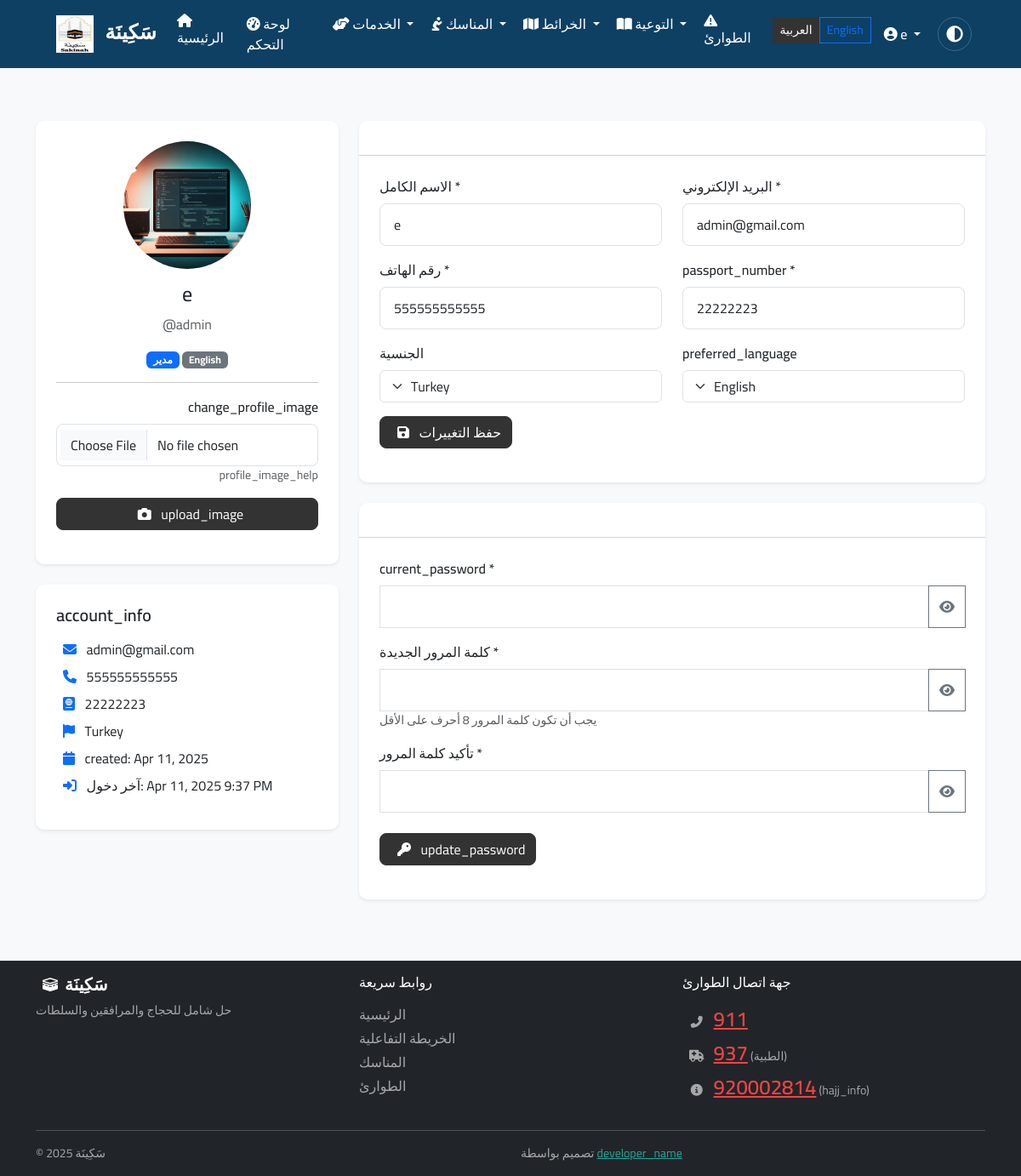
Page /auth/profile.php?lang=ar (signed in) on the committed database.
### tables this page shows
CREATE TABLE `users` (
  `id` int(11) NOT NULL,
  `username` varchar(100) NOT NULL,
  `full_name` varchar(100) NOT NULL,
  `email` varchar(100) NOT NULL,
  `password` varchar(255) NOT NULL,
  `phone` varchar(20) DEFAULT NULL,
  `nationality` varchar(50) DEFAULT NULL,
  `passport_number` varchar(30) DEFAULT NULL,
  `user_type` enum('pilgrim','guardian','authority','admin') NOT NULL DEFAULT 'pilgrim',
  `profile_image` varchar(255) DEFAULT NULL,
  `language` varchar(10) DEFAULT 'en',
  `active` tinyint(1) DEFAULT 1,
  `last_login` datetime DEFAULT NULL,
  `created_at` datetime NOT NULL,
  `updated_at` datetime NOT NULL DEFAULT current_timestamp() ON UPDATE current_timestamp()
);

### auth/profile.php (the view, shortened to what the rows shown need)
<?php
require_once('../includes/functions.php');
$bodyClass = 'bg-light';
include_once('../includes/header.php');
?>
<div class="container py-5">
    <div class="row">
        <div class="col-md-4 mb-4">
            <div class="card shadow-sm">
                <div class="card-body text-center">
                    <?php if (!empty($user['profile_image'])): ?>
                        <img src="<?php echo SITE_URL; ?>/uploads/profiles/<?php echo htmlspecialchars($user['profile_image']); ?>" alt="<?php echo htmlspecialchars($user['full_name']); ?>" class="img-fluid rounded-circle mb-3" style="width: 150px; height: 150px; object-fit: cover;">
                    <?php else: ?>
                        <div class="rounded-circle bg-light d-flex align-items-center justify-content-center mx-auto mb-3" style="width: 150px; height: 150px;">
                            <i class="fas fa-user text-secondary" style="font-size: 5rem;"></i>
                        </div>
                    <?php endif; ?>
                    <h3 class="h4 mb-2"><?php echo htmlspecialchars($user['full_name']); ?></h3>
                    <p class="text-muted mb-3">@<?php echo htmlspecialchars($user['username']); ?></p>
                    <p>
                        <span class="badge bg-primary"><?php echo __($user['user_type']); ?></span>
                        <span class="badge bg-secondary"><?php echo $user['language'] === 'ar' ? 'العربية' : 'English'; ?></span>
                    </p>
                    <hr>
                    <form method="POST" action="" enctype="multipart/form-data" class="text-start">
                        <div class="mb-3">
                        </div>
                        <button type="submit" class="btn btn-primary w-100">
                        </button>
                    </form>
                </div>
            </div>
            <div class="card shadow-sm mt-4">
                <div class="card-body">
                    <ul class="list-unstyled">
                        <li class="mb-2">
                            <i class="fas fa-envelope text-primary me-2"></i> <?php echo htmlspecialchars($user['email']); ?>
                        </li>
                        <li class="mb-2">
                            <i class="fas fa-phone text-primary me-2"></i> <?php echo htmlspecialchars($user['phone']); ?>
                        </li>
                        <li class="mb-2">
                            <i class="fas fa-passport text-primary me-2"></i> <?php echo htmlspecialchars($user['passport_number']); ?>
                        </li>
                        <li class="mb-2">
                            <i class="fas fa-flag text-primary me-2"></i> <?php echo htmlspecialchars($user['nationality']); ?>
                        </li>
                        <li class="mb-2">
                            <i class="fas fa-calendar text-primary me-2"></i> <?php echo __('created'); ?>: <?php echo date('M j, Y', strtotime($user['created_at'])); ?>
                        </li>
                        <?php if ($user['last_login']): ?>
                        <li>
                            <i class="fas fa-sign-in-alt text-primary me-2"></i> <?php echo __('last_login'); ?>: <?php echo date('M j, Y g:i A', strtotime($user['last_login'])); ?>
                        </li>
                        <?php endif; ?>
                    </ul>
                </div>
            </div>
        </div>
        <div class="col-md-8">
            <div class="card shadow-sm mb-4">
                <div class="card-body">
                    <form method="POST" action="">
                        <div class="row">
                            <div class="col-md-6 mb-3">
                                <label for="full_name" class="form-label"><?php echo __('full_name'); ?> *</label>
                                <input type="text" class="form-control" id="full_name" name="full_name" value="<?php echo htmlspecialchars($user['full_name']); ?>" required>
                            </div>
                            <div class="col-md-6 mb-3">
                                <label for="email" class="form-label"><?php echo __('email'); ?> *</label>
                                <input type="email" class="form-control" id="email" name="email" value="<?php echo htmlspecialchars($user['email']); ?>" required>
                            </div>
                        </div>
                        <div class="row">
                            <div class="col-md-6 mb-3">
                                <label for="phone" class="form-label"><?php echo __('phone'); ?> *</label>
                                <input type="tel" class="form-control" id="phone" name="phone" value="<?php echo htmlspecialchars($user['phone']); ?>" required>
                            </div>
                            <div class="col-md-6 mb-3">
                                <label for="passport_number" class="form-label"><?php echo __('passport_number'); ?> *</label>
                                <input type="text" class="form-control" id="passport_number" name="passport_number" value="<?php echo htmlspecialchars($user['passport_number']); ?>" required>
                            </div>
                        </div>
                        <div class="row">
                            <div class="col-md-6 mb-3">
                                <label for="nationality" class="form-label"><?php echo __('nationality'); ?></label>
                                <select class="form-select" id="nationality" name="nationality">
                                    <option value="Turkey" <?php echo $user['nationality'] === 'Turkey' ? 'selected' : ''; ?>>Turkey</option>
                                </select>
                            </div>
                            <div class="col-md-6 mb-3">
                                <label for="language" class="form-label"><?php echo __('preferred_language'); ?></label>
                                <select class="form-select" id="language" name="language">
                                    <option value="en" <?php echo $user['language'] === 'en' ? 'selected' : ''; ?>>English</option>
                                </select>
                            </div>
                        </div>
                    </form>
                </div>
            </div>
        </div>
    </div>
</div>
<?php
include_once('../includes/footer.php');
?>

### includes/header.php (shortened to what the rows shown need)
<?php
require_once $_SERVER['DOCUMENT_ROOT'] . '/hajj-umrah-platform/includes/functions.php';
$lang = getCurrentLanguage();
$currentUser = isLoggedIn() ? getCurrentUser() : null;
?>
    <link href="https://cdn.jsdelivr.net/npm/bootstrap@5.3.0/dist/css/bootstrap.min.css" rel="stylesheet">
    <link rel="stylesheet" href="https://cdnjs.cloudflare.com/ajax/libs/font-awesome/6.4.0/css/all.min.css">
    <?php if ($lang === 'ar'): ?>
        <link rel="stylesheet" href="https://cdn.jsdelivr.net/npm/bootstrap@5.3.0/dist/css/bootstrap.rtl.min.css">
    <?php endif; ?>
    <link rel="stylesheet" href="<?php echo SITE_URL; ?>/assets/css/styles.css">
</head>
<body class="<?php echo $lang === 'ar' ? 'arabic-font' : ''; ?> <?php echo isset($bodyClass) ? htmlspecialchars($bodyClass) : ''; ?>">
    <nav class="navbar navbar-expand-lg navbar-dark fixed-top">
       <div class="container">
            <div class="collapse navbar-collapse" id="navbarNav">
                <ul class="navbar-nav ms-auto">
                    <?php if (isLoggedIn()): ?>
                        <li class="nav-item dropdown">
                            <a class="nav-link dropdown-toggle" href="#" id="userDropdown" role="button" data-bs-toggle="dropdown" aria-expanded="false">
                                <i class="fas fa-user-circle"></i> <?php echo htmlspecialchars($currentUser['full_name']); ?>
                            </a>
                        </li>
                    <?php endif; ?>
                </ul>
            </div>
        </div>
    </nav>
    <main class="py-4">

### rows in the picture
users: full_name "e", profile_image (picture), username "admin", user_type "مدير", email "admin@gmail.com", phone "555555555555", passport_number "22222223", nationality "Turkey", created_at "Apr 11, 2025", last_login "Apr 11, 2025 9:37 PM", language "English"

### other values in the picture
__('site_name') "سَكِينَة"
__('home') "الرئيسية"
__('dashboard') "لوحة التحكم"
__('services') "الخدمات"
__('rituals') "المناسك"
__('maps') "الخرائط"
__('education') "التوعية"
__('emergency') "الطوارئ"
__('change_profile_image') "change_profile_image"
__('profile_image_help') "profile_image_help"
__('upload_image') "upload_image"
__('account_info') "account_info"
__('created') "created"
__('last_login') "آخر دخول"
__('full_name') "الاسم الكامل"
